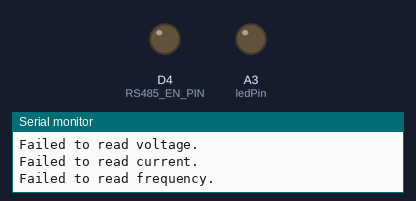
A sketch run on a simulated Arduino Nano 33 IoT. Parts: output pins drawn as LEDs (lit = HIGH), the last lines printed to the serial monitor. WiFi joins after 1.5 s; servers stay silent unless stated; uploads are accepted with an empty reply.

Above: at 10.0 s.
At 18.7 s:
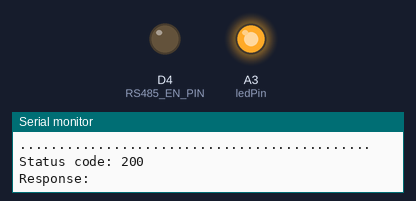
Timing chart, 0 to 28.4 s (numbered marks = the images above):
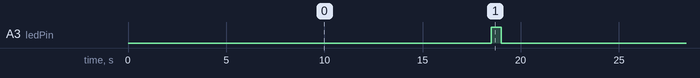

Measured:
- by itself, A3 (ledPin): alternates HIGH for 0.50 s and LOW for 20.2 s

The sketch:

arduino33_iot_energy_meter.ino
```cpp
#include <ModbusMaster.h>
#include <Arduino.h>
#include <WiFiNINA.h>  // Use WiFiNINA for Nano 33 IoT
#include "ctop_send.h"

// WiFi credentials
const char* ssid = "myssid";
const char* password = "password";

// Define RS485 control pins and UART for Nano 33 IoT
#define RS485_TX_PIN 1  // TX pin (may need adjustment based on wiring)
#define RS485_RX_PIN 0  // RX pin (may need adjustment based on wiring)
#define RS485_EN_PIN 4  // GPIO to control DE/RE (Driver Enable)
#define ledPin A3  // LED pin for status indication

// Create a ModbusMaster object
ModbusMaster node;

// Global variables to store Modbus values
float voltage;
float current;
float frequency;
float power;
float energy;
float powerFactor;

// Enable/disable RS485 transmit/receive mode
void preTransmission() {
  digitalWrite(RS485_EN_PIN, HIGH);  // Enable transmitter
}

void postTransmission() {
  digitalWrite(RS485_EN_PIN, LOW);   // Enable receiver
}

// Helper function to convert two 16-bit Modbus registers into a float
float convertToFloat(uint16_t high, uint16_t low) {
  uint32_t combined = ((uint32_t)high << 16) | low;
  float result;
  memcpy(&result, &combined, sizeof(result));
  return result;
}

// Function to read all Modbus values and store them in global variables
void readModbusValues() {
  uint8_t result;

  // Read Voltage
  result = node.readHoldingRegisters(140, 2);  // Read from register 40141
  if (result == node.ku8MBSuccess) {
    voltage = convertToFloat(node.getResponseBuffer(1), node.getResponseBuffer(0));
  } else {
    voltage = 0.0;
    Serial.println("Failed to read voltage.");
  }
  delay(800);

  // Read Current
  result = node.readHoldingRegisters(148, 2);  // Read from register 40149
  if (result == node.ku8MBSuccess) {
    current = convertToFloat(node.getResponseBuffer(1), node.getResponseBuffer(0));
  } else {
    current = 0.0;
    Serial.println("Failed to read current.");
  }
  delay(800);

  // Read Frequency
  result = node.readHoldingRegisters(156, 2);  // Read from register 40157
  if (result == node.ku8MBSuccess) {
    frequency = convertToFloat(node.getResponseBuffer(1), node.getResponseBuffer(0));
  } else {
    frequency = 0.0;
    Serial.println("Failed to read frequency.");
  }
  delay(800);

  // Read Power
  result = node.readHoldingRegisters(100, 2);  // Read from register 40101
  if (result == node.ku8MBSuccess) {
    power = convertToFloat(node.getResponseBuffer(1), node.getResponseBuffer(0));
  } else {
    power = 0.0;
    Serial.println("Failed to read power.");
  }
  delay(800);

  // Read Energy
  result = node.readHoldingRegisters(158, 2);  // Read from register 40159
  if (result == node.ku8MBSuccess) {
    energy = convertToFloat(node.getResponseBuffer(1), node.getResponseBuffer(0));
  } else {
    energy = 0.0;
    Serial.println("Failed to read energy.");
  }
  delay(800);

  // Read Power Factor
  result = node.readHoldingRegisters(116, 2);  // Read from register 40117
  if (result == node.ku8MBSuccess) {
    powerFactor = convertToFloat(node.getResponseBuffer(1), node.getResponseBuffer(0));
  } else {
    powerFactor = 0.0;
    Serial.println("Failed to read power factor.");
  }
  delay(800);
}

void setup() {
  Serial.begin(115200);  // Start serial communication for debug
  pinMode(RS485_EN_PIN, OUTPUT);
  digitalWrite(RS485_EN_PIN, LOW);  // Start in receive mode
  pinMode(ledPin, OUTPUT);

  // Initialize WiFi for Nano 33 IoT
  WiFi.begin(ssid, password);
  Serial.print("Connecting to WiFi");

  // Wait until connected
  while (WiFi.status() != WL_CONNECTED) {
    digitalWrite(ledPin, HIGH);  // Turn LED on
    delay(100);
    digitalWrite(ledPin, LOW);   // Turn LED off
    delay(100);
    Serial.print(".");  // Print dot to indicate progress
  }

  digitalWrite(ledPin, LOW); // Ensure LED is off
  Serial.println("Connected to WiFi");

  // Initialize UART for Modbus communication (Serial1)
  Serial1.begin(9600, SERIAL_8E1);  // 8E1 = 8 data bits, even parity, 1 stop bit
  node.begin(1, Serial1);  // Modbus slave ID = 1
  node.preTransmission(preTransmission);
  node.postTransmission(postTransmission);
}

void loop() {
  // Check Wi-Fi connection status
  if (WiFi.status() == WL_CONNECTED) {
    // Read Modbus values and store them in global variables
    readModbusValues();

    // Print values to Serial Monitor
    Serial.println(".............................................");
    Serial.print("Voltage: "); Serial.println(voltage, 3);
    Serial.print("Current: "); Serial.println(current, 3);
    Serial.print("Frequency: "); Serial.println(frequency, 3);
    Serial.print("Power: "); Serial.println(power, 3);
    Serial.print("Energy: "); Serial.println(energy, 3);
    Serial.print("Power Factor: "); Serial.println(powerFactor, 3);
    Serial.println(".............................................");

    // Call postData function to send data
    postData(voltage, current, frequency, power, energy, powerFactor);

    delay(3000);  // Wait for 3 seconds before the next reading
  } else {
    // If Wi-Fi is not connected, blink the LED to indicate status
    digitalWrite(ledPin, HIGH);  // Turn LED on
    delay(100);
    digitalWrite(ledPin, LOW);   // Turn LED off
    delay(100);

    WiFi.begin(ssid, password);
  }
}
```

ctop_send.h
```cpp
#ifndef CTOP_SEND_H
#define CTOP_SEND_H


#include <ArduinoHttpClient.h>
#include <ArduinoJson.h>
// int status = WL_IDLE_STATUS;

const char serverAddress[] = "ctop.iiit.ac.in";
int port = 443;
#define ledPin  A3

WiFiSSLClient wifiClient;
HttpClient httpClient(wifiClient, serverAddress, port);

void postData(float voltage, float current, float frequency, float power, float energy, float powerFactor) {
        if (WiFi.status() == WL_CONNECTED) {
        DynamicJsonDocument doc(1024);
        doc["Voltage"] = voltage;
        doc["Current"] = current;
        doc["Frequency"] = frequency;
        doc["Total Power"] = power;
        doc["Energy"] =energy;
        doc["Power Factor"] = powerFactor ;

        String requestBody;
        serializeJson(doc, requestBody);

        httpClient.beginRequest();
        httpClient.post("/api/cin/create/38");
        httpClient.sendHeader("Content-Type", "application/json");
        httpClient.sendHeader("Authorization", "Bearer 9efc949df609851c908c7f7311871aaf");
        httpClient.sendHeader("Content-Length", requestBody.length());
        httpClient.beginBody();
        httpClient.print(requestBody);
        httpClient.endRequest();

        int statusCode = httpClient.responseStatusCode();
        String response = httpClient.responseBody();

        if (statusCode > 0) {
            Serial.print("Status code: ");
            Serial.println(statusCode);
            Serial.print("Response: ");
            Serial.println(response);
            digitalWrite(ledPin, HIGH);
            delay(500);
            digitalWrite(ledPin, LOW);
            delay(200);
        } else {
            Serial.print("Error on sending POST: ");
            Serial.println(statusCode);
        }
    } else {
        Serial.println("WiFi not connected!");
    }
}

#endif // CTOP_SEND_H
```
